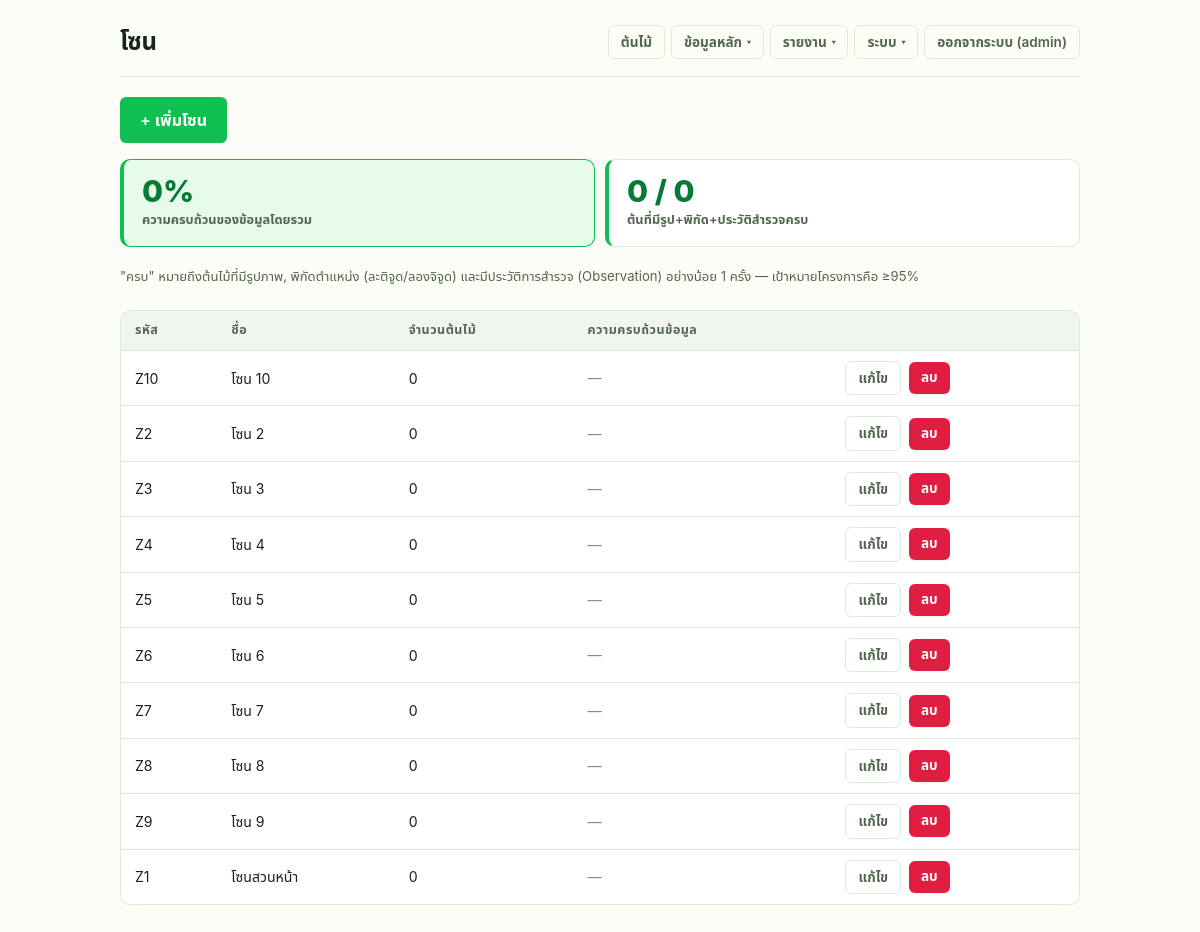
Page /admin/zones.php (signed in) on the committed database.
### tables this page shows
CREATE TABLE zones (
    id           BIGINT UNSIGNED AUTO_INCREMENT PRIMARY KEY,
    zone_code    VARCHAR(50) NOT NULL UNIQUE,
    zone_number  CHAR(3) NOT NULL UNIQUE,  
    name         VARCHAR(150) NOT NULL,  
    name_en      VARCHAR(150) NULL,
    name_zh      VARCHAR(150) NULL,
    description    TEXT NULL,
    description_en TEXT NULL,
    description_zh TEXT NULL,
    created_at   DATETIME NOT NULL DEFAULT CURRENT_TIMESTAMP,
    updated_at   DATETIME NOT NULL DEFAULT CURRENT_TIMESTAMP ON UPDATE CURRENT_TIMESTAMP
);

### includes/functions.php (called while the page is built, shortened)
<?php
function e(string $value): string
{
    return htmlspecialchars($value, ENT_QUOTES, 'UTF-8');
}
function getDataCompletenessStats(PDO $pdo): array
{
    $rows = $pdo->query(
        "SELECT z.id AS zone_id, z.name AS zone_name,
                (t.image_path IS NOT NULL AND t.latitude IS NOT NULL AND t.longitude IS NOT NULL
                 AND EXISTS(SELECT 1 FROM observations o WHERE o.tree_id = t.id)) AS is_complete
         FROM trees t JOIN zones z ON z.id = t.zone_id"
    )->fetchAll();
    $byZone = [];
    $totalComplete = 0;
    $total = count($rows);
    return [
        'total' => $total,
        'complete' => $totalComplete,
        'percent' => $total > 0 ? round($totalComplete / $total * 100, 1) : 0.0,
        'by_zone' => $byZone,
    ];
}

### admin/zones.php (the view, shortened to what this page needs)
<?php
$pdo = db();
$zones = $pdo->query(
    'SELECT z.*, (SELECT COUNT(*) FROM trees t WHERE t.zone_id = z.id) AS tree_count
     FROM zones z ORDER BY z.name ASC'
)->fetchAll();
$completeness = getDataCompletenessStats($pdo);
?>
<!doctype html>
<html lang="th">
<head>
<link rel="stylesheet" href="../public/assets/css/style.css">
</head>
<body>
<div class="admin-wrap">
  <div class="topbar">
    <h1>โซน</h1>
    <?php require __DIR__ . '/_nav.php'; ?>
  </div>
  <p><a class="btn" href="zone_form.php">+ เพิ่มโซน</a></p>
  <div class="stat-cards">
    <div class="stat-card active">
      <span class="stat-value"><?= $completeness['percent'] ?>%</span>
      <span class="stat-label">ความครบถ้วนของข้อมูลโดยรวม</span>
    </div>
    <div class="stat-card">
      <span class="stat-value"><?= $completeness['complete'] ?> / <?= $completeness['total'] ?></span>
      <span class="stat-label">ต้นที่มีรูป+พิกัด+ประวัติสำรวจครบ</span>
    </div>
  </div>
  <p class="field-hint mb-lg">
    "ครบ" หมายถึงต้นไม้ที่มีรูปภาพ, พิกัดตำแหน่ง (ละติจูด/ลองจิจูด) และมีประวัติการสำรวจ (Observation) อย่างน้อย 1 ครั้ง — เป้าหมายโครงการคือ ≥95%
  </p>
  <div class="table-scroll">
    <table>
      <thead>
        <tr><th>รหัส</th><th>ชื่อ</th><th>จำนวนต้นไม้</th><th>ความครบถ้วนข้อมูล</th><th></th></tr>
      </thead>
      <tbody>
        <?php foreach ($zones as $z):
          $zc = $completeness['by_zone'][$z['id']] ?? ['complete' => 0, 'total' => 0, 'percent' => 0.0];
        ?>
        <tr>
          <td><?= e($z['zone_code']) ?></td>
          <td><?= e($z['name']) ?></td>
          <td><?= (int) $z['tree_count'] ?></td>
          <td>
            <?php if ($zc['total'] > 0): ?>
              <div class="completeness-cell">
                <div class="completeness-bar"><div class="completeness-bar-fill <?= $zc['percent'] < 95 ? 'low' : '' ?>" style="width:<?= $zc['percent'] ?>%"></div></div>
                <span><?= $zc['percent'] ?>% (<?= $zc['complete'] ?>/<?= $zc['total'] ?>)</span>
              </div>
            <?php else: ?>
              <span class="muted-note">—</span>
            <?php endif; ?>
          </td>
          <td>
            <div class="btn-row">
              <a class="btn-outline btn-sm" href="zone_form.php?id=<?= (int) $z['id'] ?>">แก้ไข</a>
              <?php if ((int) $z['tree_count'] === 0): ?>
              <form class="inline" method="post" action="zone_delete.php" data-confirm="ลบโซนนี้ใช่หรือไม่?">
                <button class="btn btn-sm btn-danger" type="submit">ลบ</button>
              </form>
              <?php endif; ?>
            </div>
          </td>
        </tr>
        <?php endforeach; ?>
      </tbody>
    </table>
  </div>
</div>
</body>
</html>

### public/assets/css/style.css (style rules this page uses)
:root { --green-50: #e6fbea; --green-100: #c3f5cd; --green-400: #2fe273; --green-500: #0fbf51; --green-600: #0a9c43; --green-700: #077a35; --amber-100: #fff2cf; --amber-600: #a66a00; --red-100: #ffe3e6; --red-600: #e01e42; --red-700: #c11536; --blue-100: #dcf0ff; --blue-600: #0d84e8; --gray-100: #f0f5f0; --bg: #fbfdf6; --card: #ffffff; --text: #16241a; --muted: #52664f; --faint: #839280; --border: #ddeadb; --radius-sm: 6px; --radius-md: 10px; --radius-lg: 16px; --shadow-sm: 0 1px 2px rgba(20, 30, 20, 0.06); --shadow-md: 0 4px 16px rgba(20, 30, 20, 0.08); --shadow-lg: 0 12px 32px rgba(20, 30, 20, 0.12); --font: -apple-system, BlinkMacSystemFont, "Segoe UI", Roboto, "Noto Sans Thai", Arial, sans-serif; --ease: cubic-bezier(0.4, 0, 0.2, 1); }
* { box-sizing: border-box; }
html { -webkit-text-size-adjust: 100%; }
body { margin: 0; font-family: var(--font); background: var(--bg); color: var(--text); line-height: 1.5; -webkit-font-smoothing: antialiased; }
a { color: inherit; }
.btn { display: inline-flex; align-items: center; justify-content: center; gap: 6px; padding: 11px 20px; border-radius: var(--radius-sm); border: none; background: var(--green-500); color: #fff; font-family: inherit; font-size: 1rem; font-weight: 600; cursor: pointer; text-decoration: none; transition: background 0.15s var(--ease), transform 0.08s var(--ease), box-shadow 0.15s var(--ease); box-shadow: var(--shadow-sm); }
.btn-outline { display: inline-flex; align-items: center; justify-content: center; gap: 6px; padding: 11px 20px; border-radius: var(--radius-sm); border: 1.5px solid var(--border); background: transparent; color: var(--muted); font-family: inherit; font-size: 1rem; font-weight: 600; cursor: pointer; text-decoration: none; transition: background 0.15s var(--ease), color 0.15s var(--ease), border-color 0.15s var(--ease); }
.btn-sm { padding: 6px 12px; font-size: 0.85rem; border-radius: var(--radius-sm); }
.btn-danger { background: var(--red-600); }
.btn-row { display: flex; gap: 8px; align-items: center; flex-wrap: wrap; }
.admin-wrap { max-width: 1000px; margin: 24px auto 60px; padding: 0 20px; font-family: var(--font); }
.admin-wrap h1 { font-size: 1.5rem; font-weight: 800; letter-spacing: -0.01em; margin: 0; }
.admin-wrap .topbar { display: flex; justify-content: space-between; align-items: center; flex-wrap: wrap; gap: 12px; margin-bottom: 20px; padding-bottom: 16px; border-bottom: 1px solid var(--border); }
.table-scroll { overflow-x: auto; -webkit-overflow-scrolling: touch; border: 1px solid var(--border); border-radius: var(--radius-md); background: var(--card); }
.table-scroll table { min-width: 560px; }
.admin-wrap table { width: 100%; border-collapse: collapse; }
.admin-wrap th, .admin-wrap td { text-align: left; padding: 10px 14px; font-size: 0.88rem; }
.admin-wrap thead th { position: sticky; top: 0; background: var(--gray-100); color: var(--muted); font-weight: 700; font-size: 0.78rem; text-transform: uppercase; letter-spacing: 0.04em; border-bottom: 1px solid var(--border); }
.admin-wrap tbody tr { border-bottom: 1px solid var(--border); transition: background 0.1s var(--ease); }
.admin-wrap tbody tr:last-child { border-bottom: none; }
.admin-wrap form.inline { display: inline; }
.admin-wrap td { color: var(--text); }
.stat-cards { display: grid; grid-template-columns: repeat(auto-fit, minmax(110px, 1fr)); gap: 10px; margin: 0 0 20px; }
.stat-card { display: flex; flex-direction: column; align-items: flex-start; gap: 2px; padding: 16px 18px; background: var(--card); border: 1.5px solid var(--border); border-left: 4px solid var(--green-500); border-radius: var(--radius-md); text-decoration: none; color: var(--text); transition: border-color 0.15s var(--ease), box-shadow 0.15s var(--ease); }
.stat-card.active { border-color: var(--green-500); background: var(--green-50); }
.stat-value { font-size: 1.9rem; font-weight: 800; color: var(--green-700); line-height: 1; }
.stat-label { font-size: 0.8rem; color: var(--muted); font-weight: 600; margin-top: 2px; }
.muted-note { color: var(--faint); font-size: 0.9rem; margin: 8px 0; }
.field-hint { margin: 3px 0 0; font-size: 0.82rem; color: var(--muted); }
.mb-lg { margin-bottom: 24px; }

### rows in the picture
zones: zone_code "Z10", name "โซน 10", tree_count "0"
zones: zone_code "Z2", name "โซน 2", tree_count "0"
zones: zone_code "Z3", name "โซน 3", tree_count "0"
zones: zone_code "Z4", name "โซน 4", tree_count "0"
zones: zone_code "Z5", name "โซน 5", tree_count "0"
zones: zone_code "Z6", name "โซน 6", tree_count "0"
zones: zone_code "Z7", name "โซน 7", tree_count "0"
zones: zone_code "Z8", name "โซน 8", tree_count "0"
zones: zone_code "Z9", name "โซน 9", tree_count "0"
zones: zone_code "Z1", name "โซนสวนหน้า", tree_count "0"

### other values in the picture
$groupLabel "ข้อมูลหลัก"
$groupLabel "รายงาน"
$groupLabel "ระบบ"
$_SESSION['admin_username'] "admin"
$completeness['percent'] "0"
$completeness['complete'] "0"
$completeness['total'] "0"
